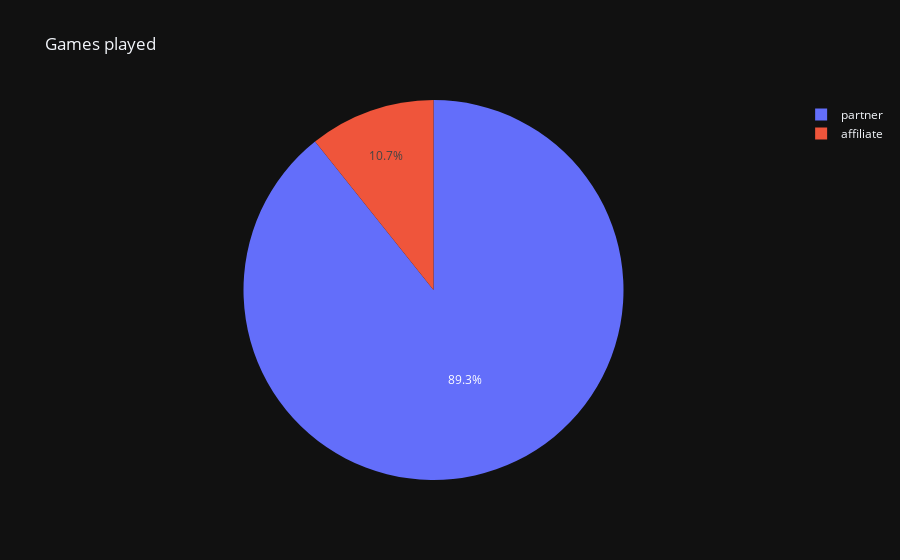

The notebook cell saved with this chart:
### Code cell
fig = px.pie(values=df.num_followers.tolist(), names=df.broadcaster_type.tolist(), title="Games played")

### Figure 1 — Plotly figure (JSON) as saved in the notebook; plotly's stock layout.template omitted (floating-point values rounded to 4 significant figures)
{"data": [{"domain": {"x": [0, 1], "y": [0, 1]}, "hovertemplate": "label=%{label}<br>value=%{value}<extra></extra>", "labels": ["affiliate", "partner"], "legendgroup": "", "name": "", "showlegend": true, "type": "pie", "values": [46315319, 386017824]}], "layout": {"legend": {"tracegroupgap": 0}, "title": {"text": "Games played"}}}
